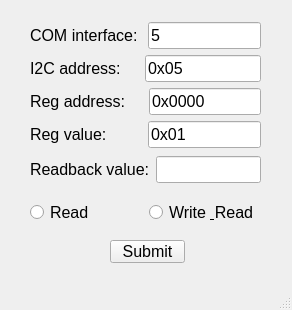
<?xml version="1.0" encoding="UTF-8"?>
<ui version="4.0">
 <class>MainWindow</class>
 <widget class="QMainWindow" name="MainWindow">
  <property name="geometry">
   <rect>
    <x>0</x>
    <y>0</y>
    <width>292</width>
    <height>310</height>
   </rect>
  </property>
  <property name="windowTitle">
   <string>MainWindow</string>
  </property>
  <widget class="QWidget" name="centralwidget">
   <widget class="QPushButton" name="pushButton">
    <property name="geometry">
     <rect>
      <x>110</x>
      <y>240</y>
      <width>75</width>
      <height>23</height>
     </rect>
    </property>
    <property name="font">
     <font>
      <pointsize>12</pointsize>
     </font>
    </property>
    <property name="text">
     <string>Submit</string>
    </property>
   </widget>
   <widget class="QWidget" name="layoutWidget">
    <property name="geometry">
     <rect>
      <x>30</x>
      <y>200</y>
      <width>231</width>
      <height>25</height>
     </rect>
    </property>
    <layout class="QHBoxLayout" name="horizontalLayout_4">
     <item>
      <widget class="QRadioButton" name="radioButton">
       <property name="enabled">
        <bool>true</bool>
       </property>
       <property name="font">
        <font>
         <pointsize>12</pointsize>
        </font>
       </property>
       <property name="text">
        <string>Read</string>
       </property>
       <property name="checkable">
        <bool>true</bool>
       </property>
      </widget>
     </item>
     <item>
      <widget class="QRadioButton" name="radioButton_2">
       <property name="font">
        <font>
         <pointsize>12</pointsize>
        </font>
       </property>
       <property name="text">
        <string>Write &amp; Read</string>
       </property>
      </widget>
     </item>
    </layout>
   </widget>
   <widget class="QWidget" name="">
    <property name="geometry">
     <rect>
      <x>30</x>
      <y>20</y>
      <width>231</width>
      <height>167</height>
     </rect>
    </property>
    <layout class="QVBoxLayout" name="verticalLayout_4">
     <item>
      <layout class="QVBoxLayout" name="verticalLayout_3">
       <item>
        <layout class="QVBoxLayout" name="verticalLayout_2">
         <item>
          <layout class="QVBoxLayout" name="verticalLayout">
           <item>
            <layout class="QHBoxLayout" name="horizontalLayout">
             <item>
              <widget class="QLabel" name="label">
               <property name="font">
                <font>
                 <pointsize>12</pointsize>
                </font>
               </property>
               <property name="text">
                <string>COM interface: </string>
               </property>
              </widget>
             </item>
             <item>
              <widget class="QLineEdit" name="lineEdit">
               <property name="font">
                <font>
                 <pointsize>12</pointsize>
                </font>
               </property>
               <property name="text">
                <string>5</string>
               </property>
              </widget>
             </item>
            </layout>
           </item>
           <item>
            <layout class="QHBoxLayout" name="horizontalLayout_2">
             <item>
              <widget class="QLabel" name="label_2">
               <property name="font">
                <font>
                 <pointsize>12</pointsize>
                </font>
               </property>
               <property name="text">
                <string>I2C address:    </string>
               </property>
              </widget>
             </item>
             <item>
              <widget class="QLineEdit" name="lineEdit_2">
               <property name="font">
                <font>
                 <pointsize>12</pointsize>
                </font>
               </property>
               <property name="text">
                <string>0x05</string>
               </property>
              </widget>
             </item>
            </layout>
           </item>
          </layout>
         </item>
         <item>
          <layout class="QHBoxLayout" name="horizontalLayout_3">
           <item>
            <widget class="QLabel" name="label_3">
             <property name="font">
              <font>
               <pointsize>12</pointsize>
              </font>
             </property>
             <property name="text">
              <string>Reg address:    </string>
             </property>
            </widget>
           </item>
           <item>
            <widget class="QLineEdit" name="lineEdit_3">
             <property name="font">
              <font>
               <pointsize>12</pointsize>
              </font>
             </property>
             <property name="text">
              <string>0x0000</string>
             </property>
            </widget>
           </item>
          </layout>
         </item>
        </layout>
       </item>
       <item>
        <layout class="QHBoxLayout" name="horizontalLayout_5">
         <item>
          <widget class="QLabel" name="label_4">
           <property name="font">
            <font>
             <pointsize>12</pointsize>
            </font>
           </property>
           <property name="text">
            <string>Reg value:        </string>
           </property>
          </widget>
         </item>
         <item>
          <widget class="QLineEdit" name="lineEdit_4">
           <property name="font">
            <font>
             <pointsize>12</pointsize>
            </font>
           </property>
           <property name="text">
            <string>0x01</string>
           </property>
          </widget>
         </item>
        </layout>
       </item>
      </layout>
     </item>
     <item>
      <layout class="QHBoxLayout" name="horizontalLayout_6">
       <item>
        <widget class="QLabel" name="label_5">
         <property name="font">
          <font>
           <pointsize>12</pointsize>
          </font>
         </property>
         <property name="text">
          <string>Readback value:</string>
         </property>
        </widget>
       </item>
       <item>
        <widget class="QLineEdit" name="lineEdit_5">
         <property name="font">
          <font>
           <pointsize>12</pointsize>
          </font>
         </property>
        </widget>
       </item>
      </layout>
     </item>
    </layout>
   </widget>
  </widget>
  <widget class="QMenuBar" name="menubar">
   <property name="geometry">
    <rect>
     <x>0</x>
     <y>0</y>
     <width>292</width>
     <height>21</height>
    </rect>
   </property>
  </widget>
  <widget class="QStatusBar" name="statusbar"/>
 </widget>
 <resources/>
 <connections/>
</ui>
